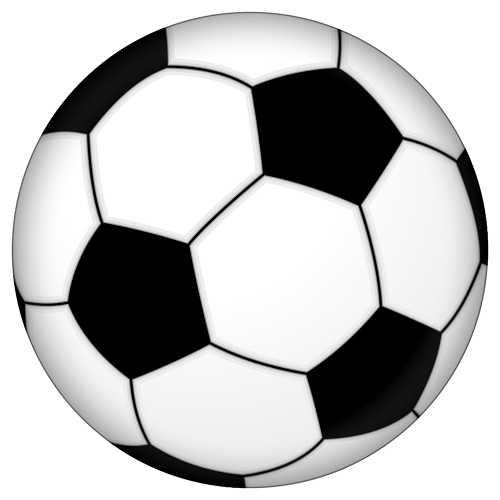
#> input picture python_opencv_1_src/03_그래픽사용자인터페이스/4_하나윈도우2개이미지출력/ball.png, 500 x 500 px
$ python 4-8.py
#> lines starting #> are read from the running program, lines starting #| are printed output that depends on the picture
import cv2 as cv
import sys


img_color = cv.imread("ball.png", cv.IMREAD_COLOR)
#> img_color is the input picture: shape (500, 500, 3); min 0, max 255, mean 190.7


if img_color is None:
	print("이미지 파일을 읽을 수 없습니다.")
	sys.exit(1)


img_gray = cv.cvtColor(img_color, cv.COLOR_BGR2GRAY)

img_canny = cv.Canny(img_gray, 90, 180)
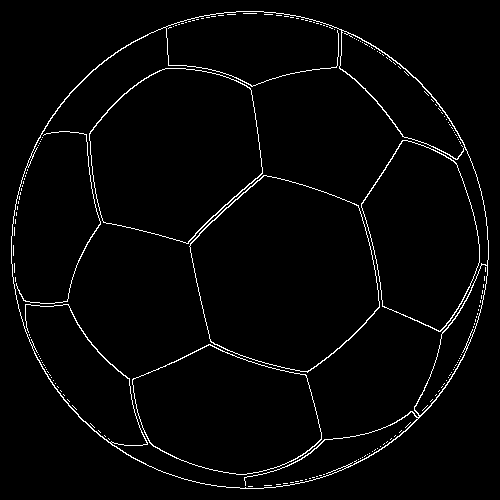
#> img_canny: shape (500, 500); 2.5% white in thin lines or dots


cv.imshow("Grayscale", img_gray)
cv.imshow("Canny", img_canny)

cv.waitKey(0)
cv.destroyAllWindows()
